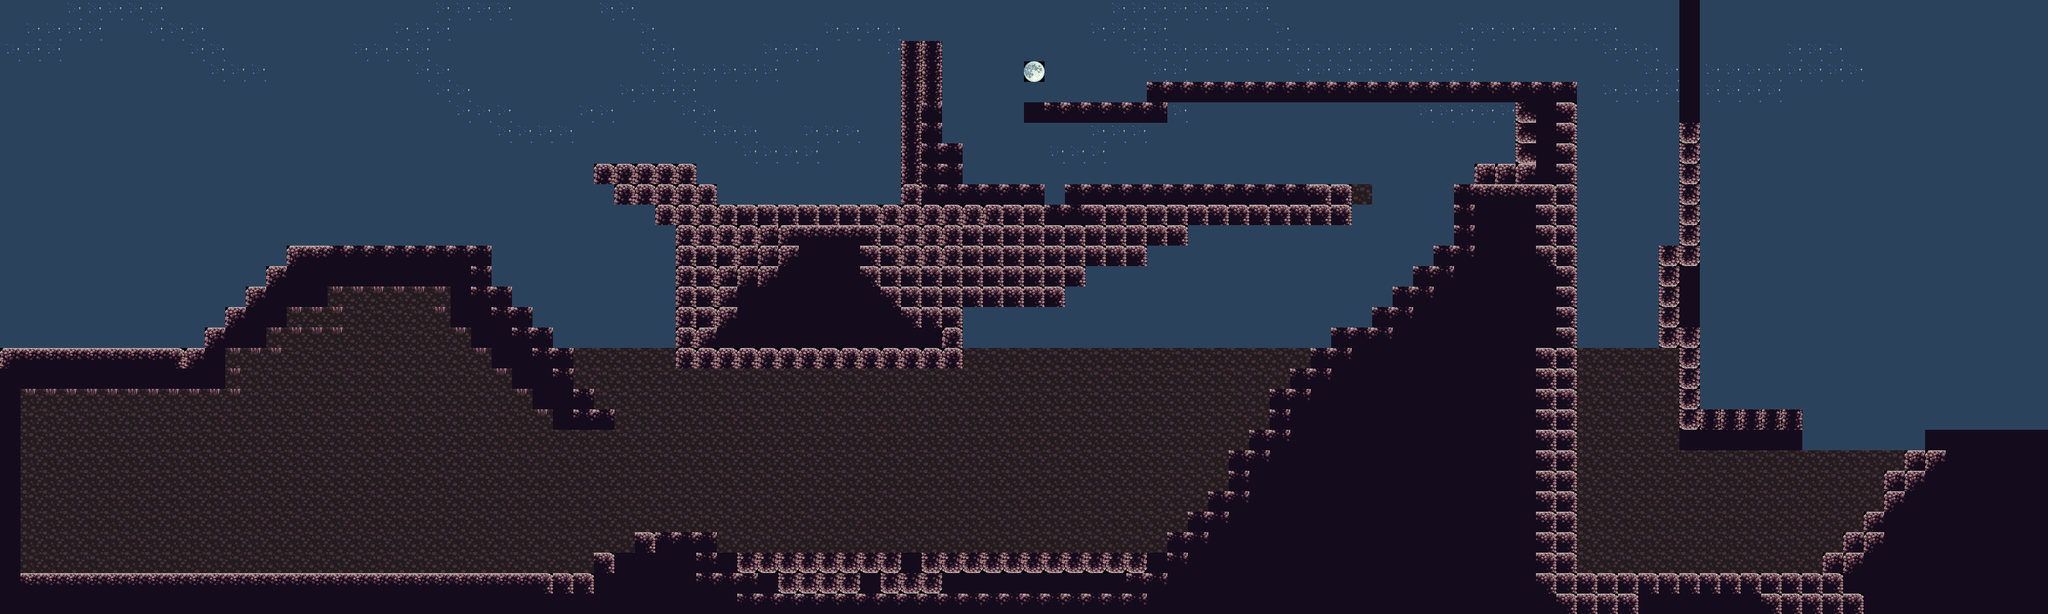

The image is a tile-based game level rendered from a .tmx file. Its description and source (layers, tilesets, objects; grid data summarised) follow:
An orthogonal 100x30 tile map with 32x32 px tiles, 2 tile layers (addlayer, night) and 88 objects (79x wall, 2x antigen, player, police, delivery, ...).

<map version="1.0" orientation="orthogonal" width="100" height="30" tilewidth="32" tileheight="32">
 <tileset firstgid="1" name="platformertiles" tilewidth="32" tileheight="32">
  <image source="../files/platformertiles.png" width="256" height="96" />
 </tileset>
 <layer name="addlayer" width="100" height="30">
  <data>[3000 cells, 433 non-empty, 2 distinct tile ids]</data>
 </layer>
 <layer name="night" width="100" height="30">
  <data>[3000 cells, 3000 non-empty, 14 distinct tile ids]</data>
 </layer>
 <objectgroup name="playersandenem" width="100" height="30">
  <object name="player" x="96" y="480" width="96" height="32" />
  <object name="police" x="320" y="875" width="16" height="16" />
  <object name="delivery" x="1472" y="840" width="16" height="16" />
  <object name="breaker" x="1888" y="265" width="16" height="16" />
  <object name="virus" x="1216" y="295" width="16" height="16" />
 </objectgroup>
 <objectgroup name="wall" width="100" height="30">
  <object name="wall" x="0" y="544" width="320" height="32" />
  <object name="wall" x="320" y="512" width="32" height="32" />
  <object name="wall" x="352" y="480" width="32" height="32" />
  <object name="wall" x="384" y="448" width="32" height="32" />
  <object name="wall" x="416" y="416" width="32" height="32" />
  <object name="wall" x="448" y="384" width="320" height="32" />
  <object name="wall" x="736" y="416" width="32" height="32" />
  <object name="wall" x="768" y="448" width="32" height="32" />
  <object name="wall" x="800" y="480" width="32" height="32" />
  <object name="wall" x="832" y="512" width="32" height="32" />
  <object name="wall" x="864" y="544" width="32" height="64" />
  <object name="wall" x="896" y="608" width="32" height="32" />
  <object name="wall" x="864" y="640" width="96" height="32" />
  <object name="wall" x="832" y="608" width="32" height="32" />
  <object name="wall" x="800" y="576" width="32" height="32" />
  <object name="wall" x="768" y="544" width="32" height="32" />
  <object name="wall" x="736" y="512" width="32" height="32" />
  <object name="wall" x="704" y="480" width="32" height="32" />
  <object name="wall" x="704" y="448" width="32" height="32" />
  <object name="wall" x="448" y="416" width="288" height="32" />
  <object name="wall" x="416" y="448" width="96" height="32" />
  <object name="wall" x="384" y="480" width="64" height="32" />
  <object name="wall" x="352" y="512" width="64" height="32" />
  <object name="wall" x="320" y="544" width="32" height="64" />
  <object name="wall" x="0" y="576" width="320" height="32" />
  <object name="wall" x="0" y="608" width="32" height="352" />
  <object name="wall" x="32" y="896" width="896" height="32" />
  <object name="wall" x="928" y="864" width="64" height="32" />
  <object name="wall" x="992" y="832" width="128" height="32" />
  <object name="wall" x="1088" y="864" width="736" height="32" />
  <object name="wall" x="1824" y="832" width="32" height="32" />
  <object name="wall" x="1856" y="800" width="32" height="32" />
  <object name="wall" x="1888" y="768" width="32" height="32" />
  <object name="wall" x="1920" y="704" width="32" height="64" />
  <object name="wall" x="1952" y="672" width="32" height="32" />
  <object name="wall" x="1984" y="608" width="32" height="64" />
  <object name="wall" x="2016" y="576" width="32" height="32" />
  <object name="wall" x="2048" y="544" width="32" height="32" />
  <object name="wall" x="2080" y="512" width="64" height="32" />
  <object name="wall" x="2144" y="480" width="32" height="32" />
  <object name="wall" x="2176" y="448" width="32" height="32" />
  <object name="wall" x="2208" y="416" width="32" height="32" />
  <object name="wall" x="2240" y="384" width="32" height="32" />
  <object name="wall" x="2272" y="288" width="32" height="96" />
  <object name="wall" x="2304" y="256" width="64" height="32" />
  <object name="wall" x="2368" y="160" width="32" height="96" />
  <object name="wall" x="1824" y="128" width="640" height="32" />
  <object name="wall" x="1600" y="160" width="224" height="32" />
  <object name="wall" x="1792" y="128" width="32" height="32" />
  <object name="wall" x="1504" y="288" width="128" height="32" />
  <object name="wall" x="1632" y="320" width="32" height="32" />
  <object name="wall" x="1664" y="288" width="480" height="32" />
  <object name="wall" x="1856" y="320" width="256" height="32" />
  <object name="wall" x="1792" y="352" width="64" height="32" />
  <object name="wall" x="1696" y="384" width="96" height="32" />
  <object name="wall" x="1632" y="416" width="64" height="32" />
  <object name="wall" x="1632" y="448" width="32" height="32" />
  <object name="wall" x="1504" y="448" width="128" height="32" />
  <object name="wall" x="1472" y="448" width="32" height="128" />
  <object name="wall" x="1056" y="544" width="416" height="32" />
  <object name="wall" x="1056" y="352" width="32" height="192" />
  <object name="wall" x="928" y="256" width="160" height="32" />
  <object name="wall" x="960" y="288" width="160" height="32" />
  <object name="wall" x="1024" y="320" width="384" height="32" />
  <object name="wall" x="1408" y="64" width="64" height="160" />
  <object name="wall" x="1408" y="224" width="96" height="64" />
  <object name="wall" x="1408" y="288" width="96" height="32" />
  <object name="wall" x="2432" y="160" width="32" height="736" />
  <object name="wall" x="2432" y="896" width="448" height="32" />
  <object name="wall" x="2848" y="864" width="32" height="32" />
  <object name="wall" x="2880" y="832" width="32" height="32" />
  <object name="wall" x="2912" y="800" width="32" height="32" />
  <object name="wall" x="2944" y="768" width="32" height="32" />
  <object name="wall" x="2944" y="736" width="32" height="32" />
  <object name="wall" x="2976" y="704" width="32" height="32" />
  <object name="wall" x="3008" y="672" width="192" height="32" />
  <object name="wall" x="2656" y="640" width="160" height="64" />
  <object name="wall" x="2592" y="384" width="32" height="160" />
  <object name="wall" x="2624" y="0" width="32" height="704" />
 </objectgroup>
 <objectgroup name="game_obj" width="100" height="30">
  <object name="antigen" x="544" y="320" width="64" height="32" />
  <object name="antigen" x="1152" y="800" width="64" height="32" />
  <object name="vaccine" x="1536" y="224" width="64" height="32" />
  <object name="finish" x="3040" y="608" width="64" height="32" />
 </objectgroup>
</map>
